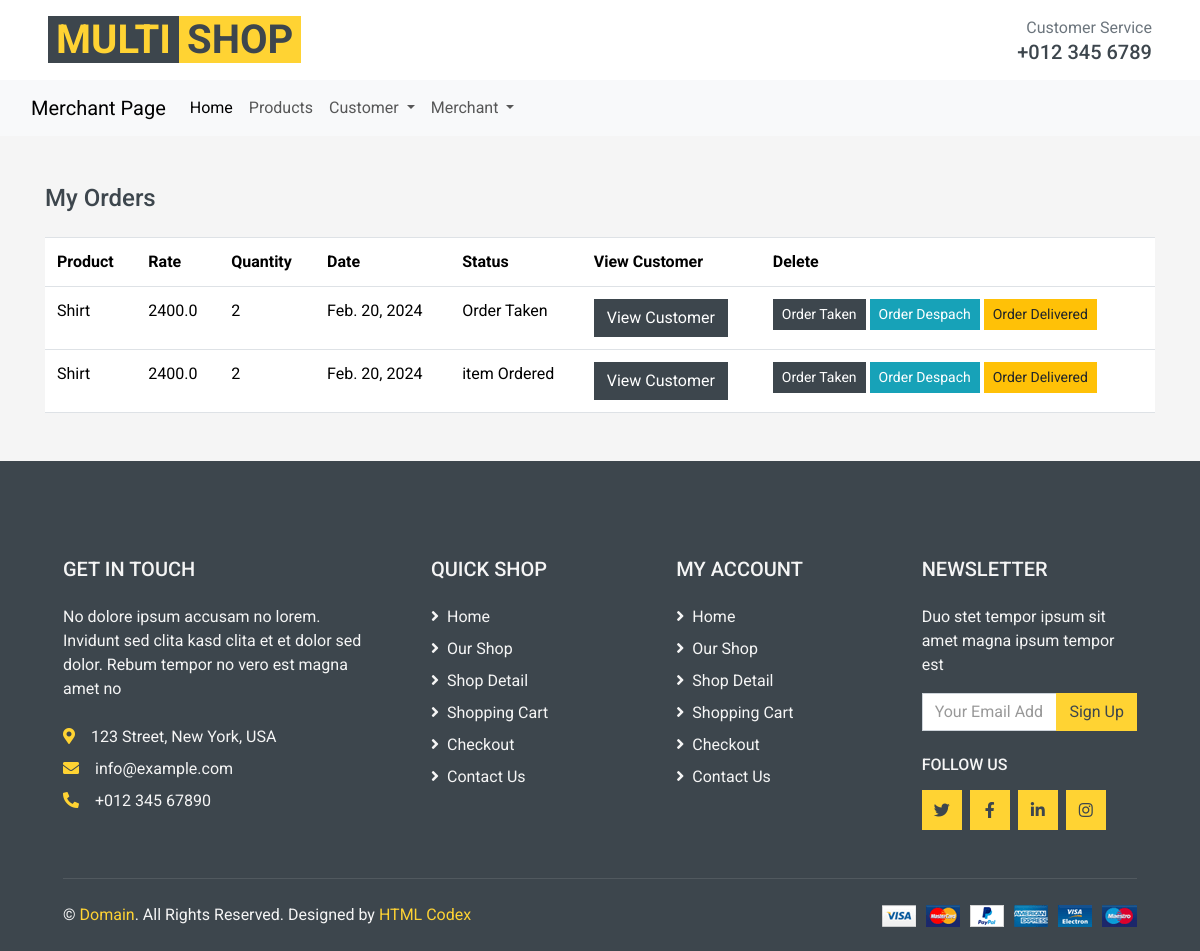
The page /Product/CustomerorederMerchant (signed in) on the database as committed earlier.
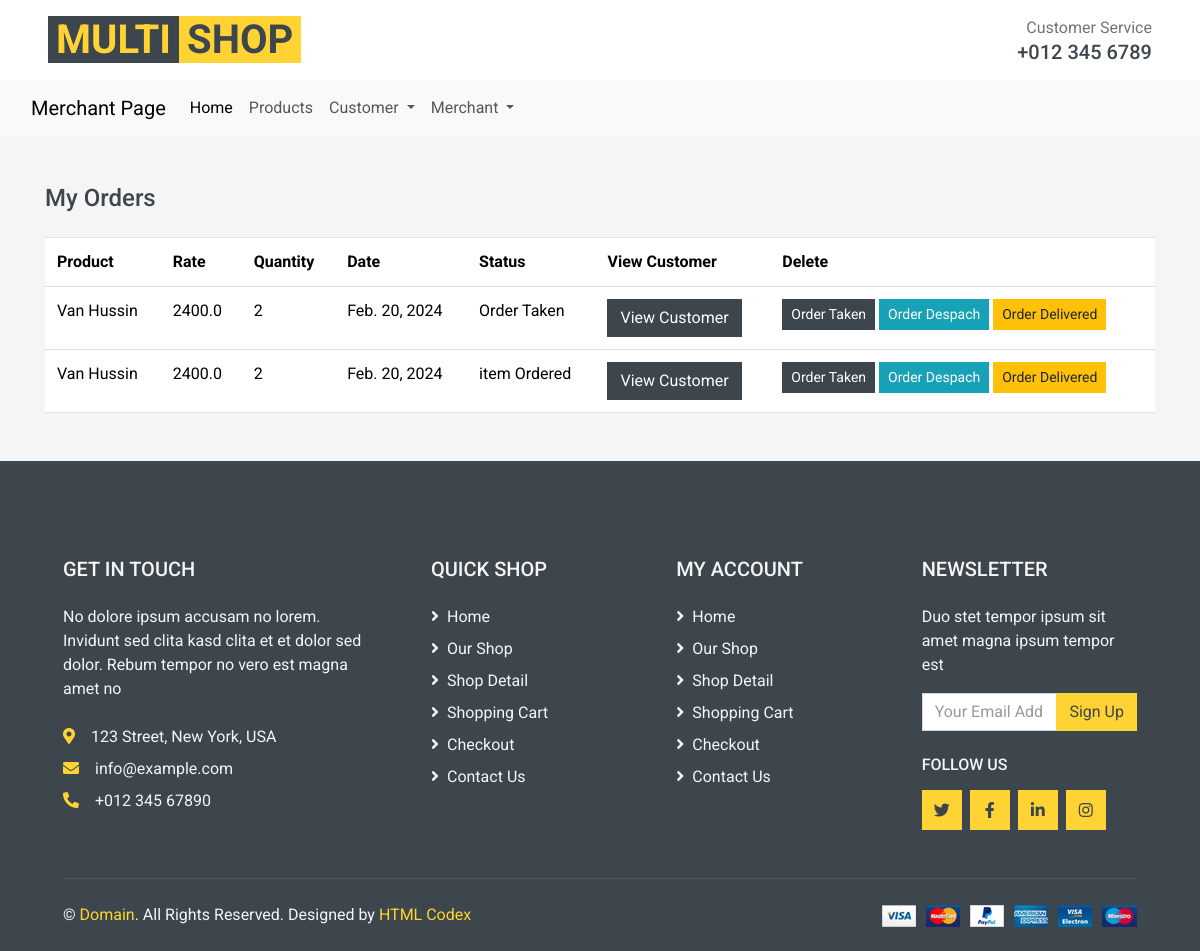
The same page on the database as committed later.
### Product/models.py (models this page shows, shortened)
class CheckoutItems(models.Model):
    checkoutaaddress = models.ForeignKey(CheckoutAddress,on_delete = models.SET_NULL,null = True)
    product = models.ForeignKey(ProductDetails,on_delete=models.CASCADE)
    user = models.ForeignKey(User,on_delete=models.CASCADE)
    stock = models.IntegerField()
    price = models.FloatField()
    date = models.DateField(auto_now_add=True)
    status = models.CharField(max_length=255)
    payment_status = models.BooleanField(default=False)

class ProductDetails(models.Model):
    options = (("Shirts","Shirts"),("Jeans","Jeans"),("Sportswear","Sportswear"),("Jumpsuits","Jumpsuits"),("Blazers","Blazers"),("Jackets","Jackets"),("Shoes","Shoes"),("Kurthas","Kurthas"))
    option1 = (("Mens","Mens"),("Womans","Womans"),("Kids","Kids"))
    product_name = models.CharField(max_length = 255)
    Product_category = models.CharField(max_length = 255, choices = options)
    Product_subcategory = models.CharField(max_length = 255,choices = option1,null=True)
    product_description = models.CharField(max_length = 255)
    product_price = models.FloatField()
    product_stock = models.IntegerField()
    Product_Image =models.FileField(upload_to="Produc_image",null=True)
    product_availability = models.BooleanField(default = True)
    user = models.ForeignKey(User, on_delete = models.CASCADE, null = True, blank  = True)

### Product/views.py (the view)
# urls.py: path("CustomerorederMerchant",views.CustomerorederMerchant,name="CustomerorederMerchant"),
def CustomerorederMerchant(request):
    check = CheckoutItems.objects.filter(product__user = request.user)
    context = {
        "check":check
    }
    return render(request,"merchant/customerorder.html",context)

### templates/merchant/customerorder.html
{% extends "merchantindex.html" %}
{% block content %}
<div class="container mt-5">
        <h4>My Orders</h4>
        <table class="table mt-4">
            <tr>
                <th>Product</th>
                <th>Rate</th>
                <th>Quantity</th>
                <th>Date</th>
                <th>Status</th>
                <th>View Customer</th>
                <th>Delete</th>
            </tr>
            {% for i in check %}
            <tr>
                <td>{{i.product.product_name}}</td>
                <td>{{i.price}}</td>
                <td>{{i.stock}}</td>
                <td>{{i.date}}</td>
                <td>{{i.status}}</td>
                <td><a href="{%url 'ViewCustomerAddress' i.id %}" class="btn btn-dark">View Customer</a></td>
                <td>
                    <a href="{%url 'ChangeOrderStatus' i.id 'Order Taken' %}" class="btn btn-dark btn-sm">Order Taken</a>
                    <a href="{%url 'ChangeOrderStatus' i.id 'Order Despach' %}" class="btn btn-info btn-sm">Order Despach</a>
                    <a href="{%url 'ChangeOrderStatus' i.id 'Order Delivered' %}" class="btn btn-warning btn-sm">Order Delivered</a>
                </td>
            </tr>
            {% endfor %}
        </table>
    </div>
{% endblock %}

### templates/merchantindex.html (shortened to what this page needs)
<!DOCTYPE html>
<html lang="en">
    {% load static %}
<head>
    <link href="https://cdn.jsdelivr.net/npm/bootstrap@5.3.2/dist/css/bootstrap.min.css" rel="stylesheet">
    <link href="https://cdnjs.cloudflare.com/ajax/libs/font-awesome/5.10.0/css/all.min.css" rel="stylesheet">
    <link href="{%static 'lib/animate/animate.min.css' %}" rel="stylesheet">
    <link href="{%static 'lib/owlcarousel/assets/owl.carousel.min.css' %}" rel="stylesheet">
    <link href="{%static 'css/style.css' %}" rel="stylesheet">
</head>
<body>
    <div class="row align-items-center bg-light py-3 px-xl-5 d-none d-lg-flex">
        <div class="col-lg-4">
            <a href="" class="text-decoration-none">
                <span class="h1 text-uppercase text-primary bg-dark px-2">Multi</span>
                <span class="h1 text-uppercase text-dark bg-primary px-2 ml-n1">Shop</span>
            </a>
        </div>
        <div class="col-lg-4 col-6 text-right">
            <p class="m-0">Customer Service</p>
            <h5 class="m-0">+012 345 6789</h5>
        </div>
    </div>
    <nav class="navbar navbar-expand-lg bg-body-tertiary">
        <div class="container-fluid">
          <a class="navbar-brand" href="#">Merchant Page</a>
          <div class="collapse navbar-collapse" id="navbarSupportedContent">
            <ul class="navbar-nav me-auto mb-2 mb-lg-0">
              <li class="nav-item">
                <a class="nav-link active" aria-current="page" href="{%url 'Index' %}">Home</a>
              </li>
              <li class="nav-item">
                <a class="nav-link" href="{%url 'MerchantProduct' %}">Products</a>
              </li>
              <li class="nav-item dropdown">
                <a class="nav-link dropdown-toggle" href="#" role="button" data-bs-toggle="dropdown" aria-expanded="false">
                  Customer
                </a>
              </li>
              <li class="nav-item dropdown">
                <a class="nav-link dropdown-toggle" href="#" role="button" data-bs-toggle="dropdown" aria-expanded="false">
                  {{request.user.first_name}}
                </a>
              </li>
            </ul>
          </div>
        </div>
      </nav>
{% block content %}
{% endblock %}
  <div class="container-fluid bg-dark text-secondary mt-5 pt-5">
    <div class="row px-xl-5 pt-5">
        <div class="col-lg-4 col-md-12 mb-5 pr-3 pr-xl-5">
            <h5 class="text-secondary text-uppercase mb-4">Get In Touch</h5>
            <p class="mb-4">No dolore ipsum accusam no lorem. Invidunt sed clita kasd clita et et dolor sed dolor. Rebum tempor no vero est magna amet no</p>
            <p class="mb-2"><i class="fa fa-map-marker-alt text-primary mr-3"></i>123 Street, New York, USA</p>
            <p class="mb-2"><i class="fa fa-envelope text-primary mr-3"></i>info@example.com</p>
            <p class="mb-0"><i class="fa fa-phone-alt text-primary mr-3"></i>+012 345 67890</p>
        </div>
        <div class="col-lg-8 col-md-12">
            <div class="row">
                <div class="col-md-4 mb-5">
                    <h5 class="text-secondary text-uppercase mb-4">Quick Shop</h5>
                    <div class="d-flex flex-column justify-content-start">
                        <a class="text-secondary mb-2" href="#"><i class="fa fa-angle-right mr-2"></i>Home</a>
                        <a class="text-secondary mb-2" href="#"><i class="fa fa-angle-right mr-2"></i>Our Shop</a>
                        <a class="text-secondary mb-2" href="#"><i class="fa fa-angle-right mr-2"></i>Shop Detail</a>
                        <a class="text-secondary mb-2" href="#"><i class="fa fa-angle-right mr-2"></i>Shopping Cart</a>
                        <a class="text-secondary mb-2" href="#"><i class="fa fa-angle-right mr-2"></i>Checkout</a>
                        <a class="text-secondary" href="#"><i class="fa fa-angle-right mr-2"></i>Contact Us</a>
                    </div>
                </div>
                <div class="col-md-4 mb-5">
                    <h5 class="text-secondary text-uppercase mb-4">My Account</h5>
                    <div class="d-flex flex-column justify-content-start">
                        <a class="text-secondary mb-2" href="#"><i class="fa fa-angle-right mr-2"></i>Home</a>
                        <a class="text-secondary mb-2" href="#"><i class="fa fa-angle-right mr-2"></i>Our Shop</a>
                        <a class="text-secondary mb-2" href="#"><i class="fa fa-angle-right mr-2"></i>Shop Detail</a>
                        <a class="text-secondary mb-2" href="#"><i class="fa fa-angle-right mr-2"></i>Shopping Cart</a>
                        <a class="text-secondary mb-2" href="#"><i class="fa fa-angle-right mr-2"></i>Checkout</a>
                        <a class="text-secondary" href="#"><i class="fa fa-angle-right mr-2"></i>Contact Us</a>
                    </div>
                </div>
                <div class="col-md-4 mb-5">
                    <h5 class="text-secondary text-uppercase mb-4">Newsletter</h5>
                    <p>Duo stet tempor ipsum sit amet magna ipsum tempor est</p>
                    <form action="">
                        <div class="input-group">
                            <input type="text" class="form-control" placeholder="Your Email Address">
                            <div class="input-group-append">
                                <button class="btn btn-primary">Sign Up</button>
                            </div>
                        </div>
                    </form>
                    <h6 class="text-secondary text-uppercase mt-4 mb-3">Follow Us</h6>
                    <div class="d-flex">
                        <a class="btn btn-primary btn-square mr-2" href="#"><i class="fab fa-twitter"></i></a>
                        <a class="btn btn-primary btn-square mr-2" href="#"><i class="fab fa-facebook-f"></i></a>
                        <a class="btn btn-primary btn-square mr-2" href="#"><i class="fab fa-linkedin-in"></i></a>
                        <a class="btn btn-primary btn-square" href="#"><i class="fab fa-instagram"></i></a>
                    </div>
                </div>
            </div>
        </div>
    </div>
    <div class="row border-top mx-xl-5 py-4" style="border-color: rgba(256, 256, 256, .1) !important;">
        <div class="col-md-6 px-xl-0">
            <p class="mb-md-0 text-center text-md-left text-secondary">
                &copy; <a class="text-primary" href="#">Domain</a>. All Rights Reserved. Designed
                by
                <a class="text-primary" href="https://htmlcodex.com">HTML Codex</a>
            </p>
        </div>
        <div class="col-md-6 px-xl-0 text-center text-md-right">
            <img class="img-fluid" src="{%static 'img/payments.png' %}"  alt="">
        </div>
    </div>
</div>
</body>
</html>
</body>
</html>

Rows that differ between the two databases and show on the page:
changed through a linked row, CheckoutItems "Order Taken": product.product_name "Shirt" → "Van Hussin"
changed through a linked row, CheckoutItems "item Ordered": product.product_name "Shirt" → "Van Hussin"
